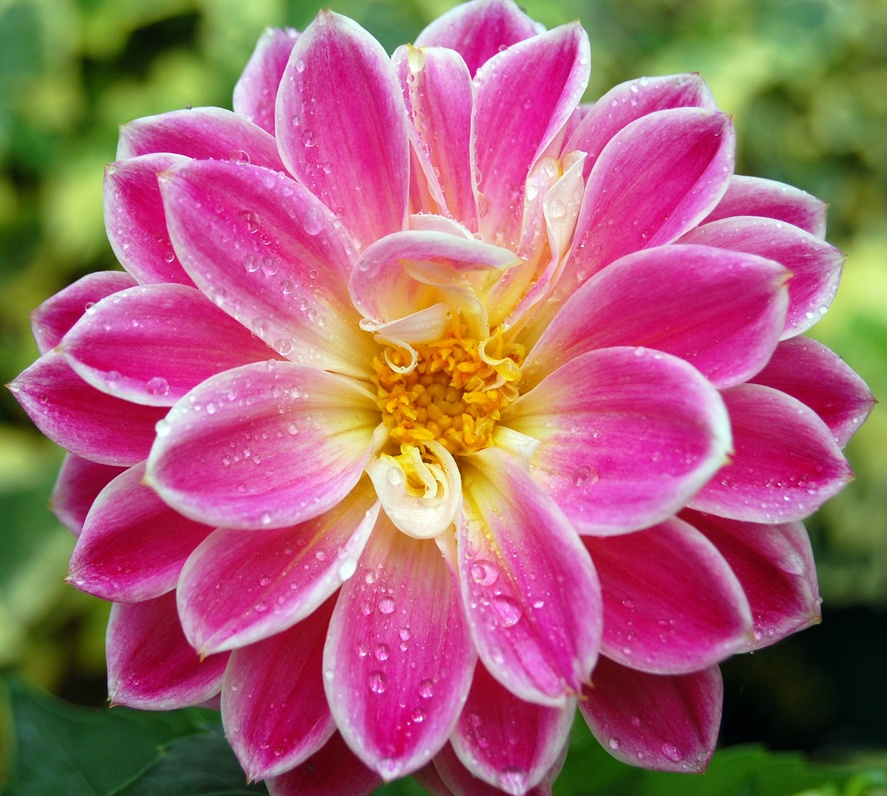
#> input picture images/flow.jpeg, 887 x 796 px, shrunk from 1600 x 1436 before the run, found by its file name
$ python 11_masking.py
#> lines starting #> are read from the running program, lines starting #| are printed output that depends on the picture; after the words box and inside, x2 and y2 are one past the last pixel; in counts of white or black regions, pixels touching at a corner belong together
import cv2 as cv
import numpy as np
img  = cv.imread('images/flow.jpeg')
#> img is the input picture: shape (796, 887, 3); mean B, G, R 113.6, 100.8, 165.8
cv.imshow('Flower', img)
blank = np.zeros(img.shape[:2],dtype='uint8')
cv.imshow('Blank Image',blank)
mask = cv.circle(blank,(img.shape[1]//2,img.shape[0]//2),100,255,-1)
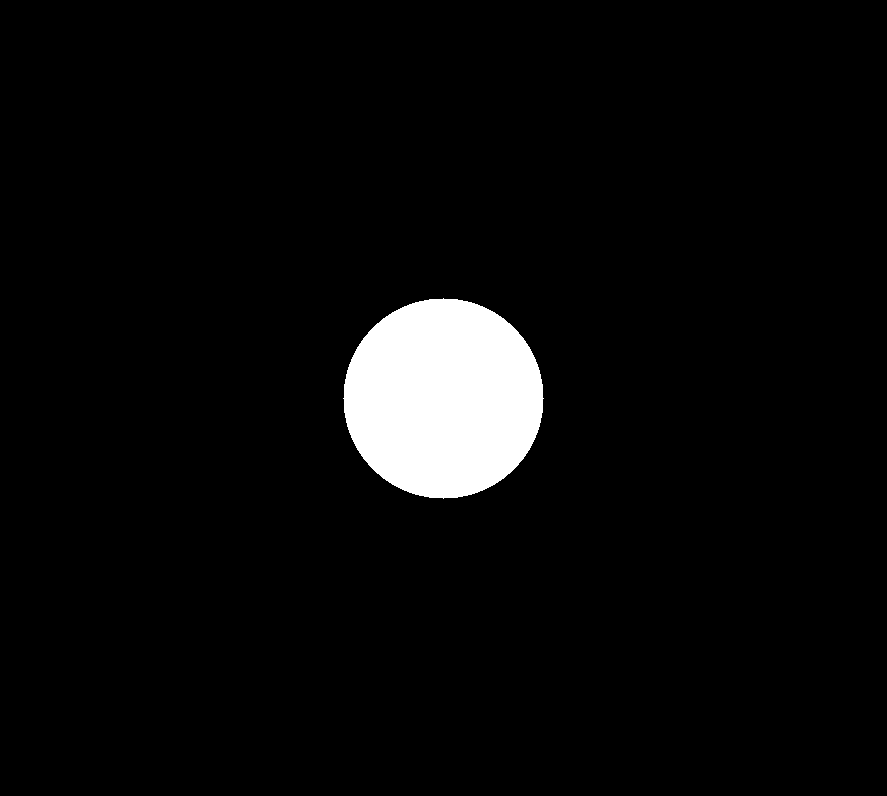
#> blank: shape (796, 887); 4.4% white; 1 white region, box (x1, y1, x2, y2) and area: (343, 298, 544, 499) 31417
cv.imshow('Mask',mask)
masked = cv.bitwise_and(img,img,mask=mask)
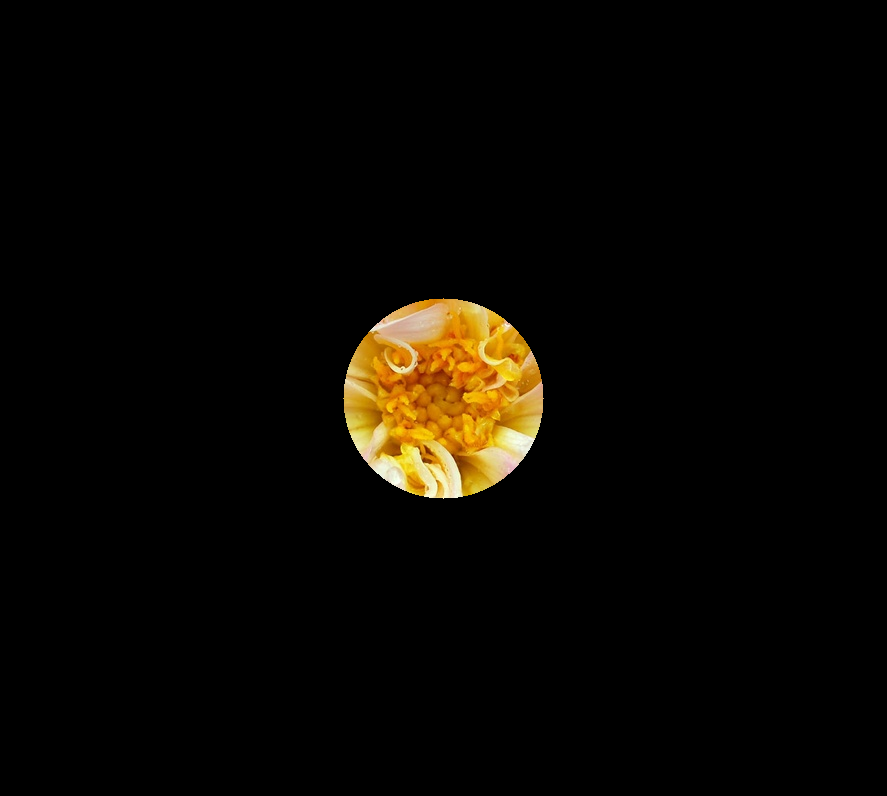
#> masked: shape (796, 887, 3); mean B, G, R 2.3, 7, 9.5
cv.imshow('Masked Image',masked)
cv.waitKey(0)

$ run again, with images/face.jpeg copied over images/flow.jpeg
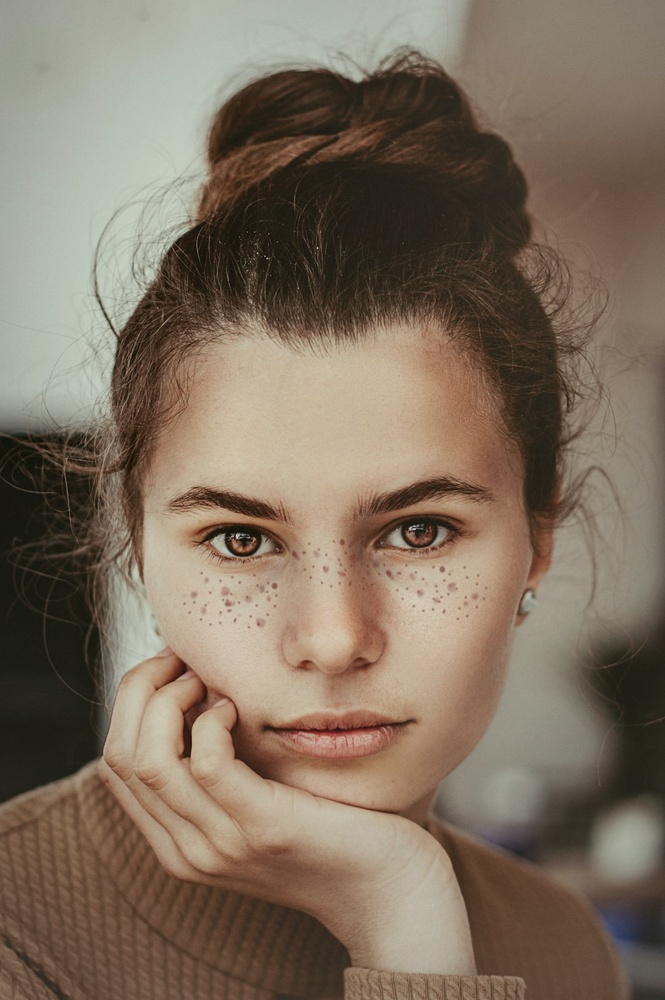
#> input picture images/face.jpeg, 665 x 1000 px, shrunk from 1000 x 1504 before the run, found by its file name
#> img is the input picture: shape (1000, 665, 3); mean B, G, R 94.9, 111.7, 127.3
#> `mask = cv.circle(blank,(img.shape[1]//2,img.shape[0]//2),100,255,-1)`:
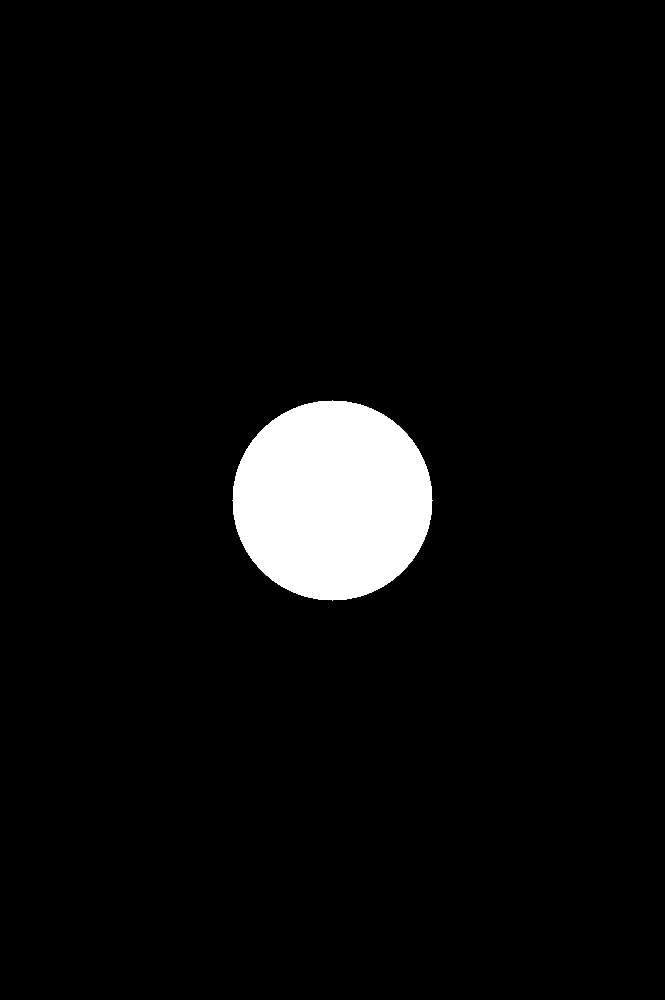
#> blank: shape (1000, 665); 4.7% white; 1 white region, box (x1, y1, x2, y2) and area: (232, 400, 433, 601) 31417
#> `masked = cv.bitwise_and(img,img,mask=mask)`:
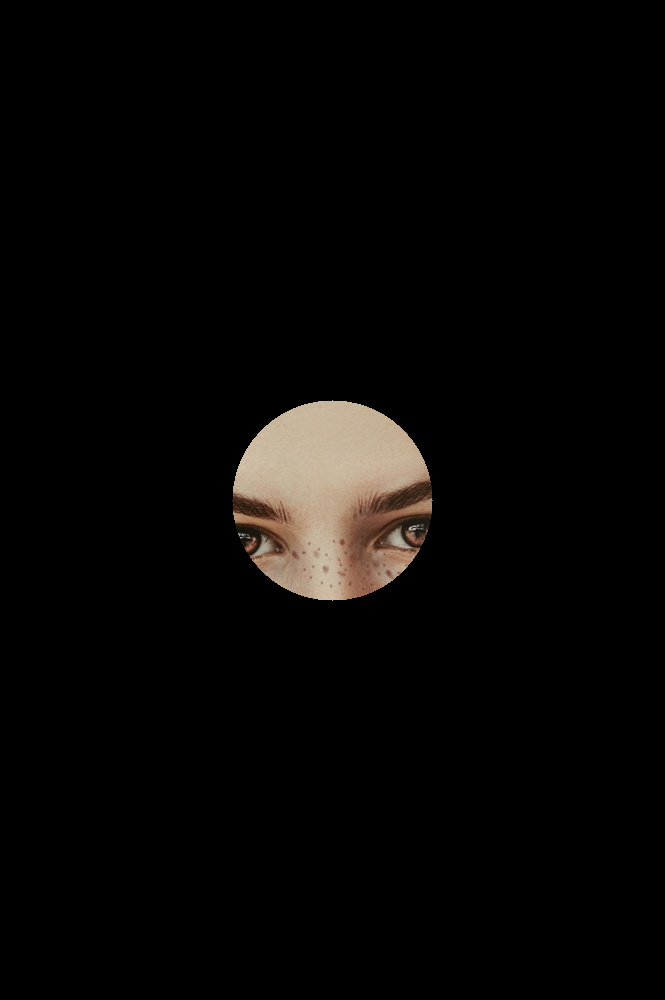
#> masked: shape (1000, 665, 3); mean B, G, R 5.7, 6.8, 8
